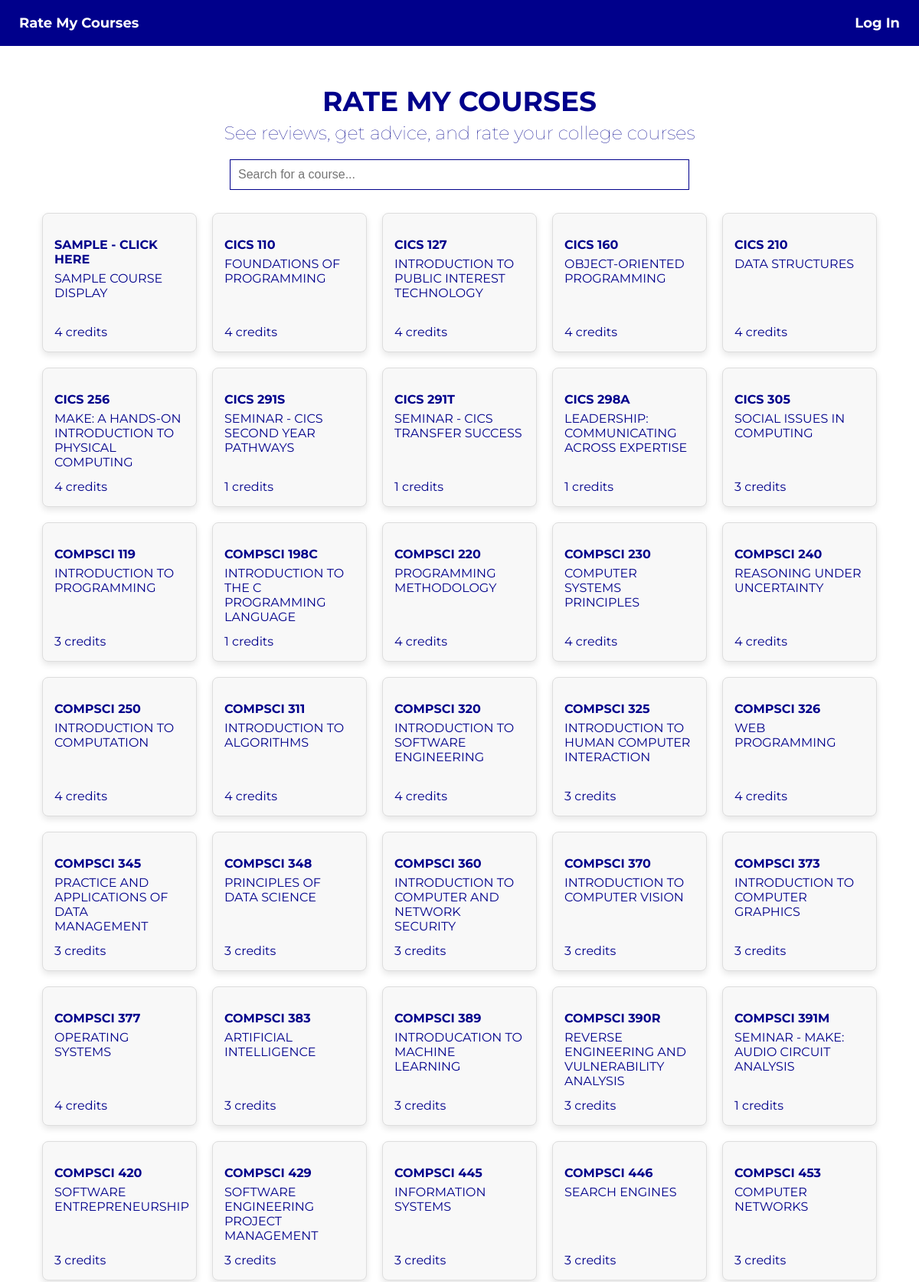
The page / (upper part) on the database its author committed.
### main/models.py (models this page shows, shortened)
class Course(models.Model):
    code = models.CharField(max_length=200)
    name = models.CharField(max_length=300,unique=True)
    description = models.TextField()
    credit = models.CharField(max_length=200)

### main/views.py (the view)
# urls.py: path('',views.home),
def home(request):
    courses = Course.objects.all()
    return render(request,'home.html',{"courses":courses})

### main/templates/home.html (shortened to what this page needs)
{% extends 'base.html' %}
{% block content %}
<h1 style="text-align:center; font-size: 36px; margin-top: 20px; margin-bottom: 5px;"> RATE MY COURSES </h1>
<h2 style="text-align:center; font-size: 24px; margin-top: 0px; margin-bottom: 20px; font-weight: lighter;"> See reviews, get advice, and rate your college courses </h2>
<input type="text" id="courseSearch" placeholder="Search for a course..." oninput="filterCourses()">
<div id="courseCards">
    {% for course in courses %}
    <div class="courseCard" data-code='{{ course.code }}' data-name='{{ course.name }}' data-credit='{{ course.credit }}'>
        <a href="course/{{ course.code }}">
            <p class="courseCode">{{ course.code }}</p>
            <p class="courseName">{{ course.name }}</p>
            <p class="courseCredit">{{ course.credit }} credits </p>
        </a>
    </div>
    {% endfor %}
</div>
{% endblock %}

### main/templates/base.html (shortened to what this page needs)
<!DOCTYPE html>
{% load static %}
<html>
  <head>
  </head>
  <body>
    <nav>
      {% if user.is_authenticated %}
      <div id="left-side">
        <a href="/"> Rate My Courses </a>
      </div>
      <div id="right-side">
        <a href="/logout"> Log Out </a>
      </div>
      {% else %}
      <div id="left-side">
        <a href="/"> Rate My Courses </a>
      </div>
      <div id="right-side">
        <a href="/login"> Log In </a>
      </div>
      {% endif %}
    </nav>
    <div id="content" name="content">{% block content %} {% endblock %}</div>
  </body>
</html>

### main/templates/base.html (style rules this page uses)
body { margin: 0; font-family: "Montserrat", sans-serif; color: rgb(0, 0, 139); }
nav { background-color: rgb(0, 0, 139); overflow: hidden; height: 60px; }
#left-side, #right-side { float: left; color: white; text-align: center; display: flex; align-items: center; padding: 0 25px; height: 100%; font-family: "Montserrat", sans-serif; font-size: 18px; font-weight: bold; }
#right-side { float: right; }
#left-side a, #right-side a { text-decoration: none; color: inherit; }
#content { margin-top: 50px; }

### main/templates/home.html (style rules this page uses)
#courseSearch { display: block; margin: 20px auto; padding: 10px; font-size: 16px; width: 50%; box-sizing: border-box; color: rgb(0, 0, 139); border: 1px solid rgb(0, 0, 139); }
#courseCards { display: flex; flex-wrap: wrap; justify-content: center; align-items: center; margin: 20px auto; }
.courseCard { position: relative; border: 1px solid #ddd; border-radius: 8px; margin: 10px; padding: 15px; width: 170px; height: 150px; text-align: left; background-color: #f8f8f8; box-shadow: 0 4px 8px rgba(0, 0, 0, 0.1); transition: box-shadow 0.3s ease-in-out; cursor: pointer; }
.courseCard a { text-decoration: none; color: inherit; }
.courseCode { font-weight: bold; margin-bottom: -10px; }
.courseName { margin-bottom: 5px; }
.courseCredit { position: absolute; bottom: 0px; }

### rows shown on the page
Course: code "SAMPLE - CLICK HERE", name "SAMPLE COURSE DISPLAY", credit "4"
Course: code "CICS 110", name "FOUNDATIONS OF PROGRAMMING", credit "4"
Course: code "CICS 127", name "INTRODUCTION TO PUBLIC INTEREST TECHNOLOGY", credit "4"
Course: code "CICS 160", name "OBJECT-ORIENTED PROGRAMMING", credit "4"
Course: code "CICS 210", name "DATA STRUCTURES", credit "4"
Course: code "CICS 256", name "MAKE: A HANDS-ON INTRODUCTION TO PHYSICAL COMPUTING", credit "4"
Course: code "CICS 291S", name "SEMINAR - CICS SECOND YEAR PATHWAYS", credit "1"
Course: code "CICS 291T", name "SEMINAR - CICS TRANSFER SUCCESS", credit "1"
Course: code "CICS 298A", name "LEADERSHIP: COMMUNICATING ACROSS EXPERTISE", credit "1"
Course: code "CICS 305", name "SOCIAL ISSUES IN COMPUTING", credit "3"
Course: code "COMPSCI 119", name "INTRODUCTION TO PROGRAMMING", credit "3"
Course: code "COMPSCI 198C", name "INTRODUCTION TO THE C PROGRAMMING LANGUAGE", credit "1"
Course: code "COMPSCI 220", name "PROGRAMMING METHODOLOGY", credit "4"
Course: code "COMPSCI 230", name "COMPUTER SYSTEMS PRINCIPLES", credit "4"
Course: code "COMPSCI 240", name "REASONING UNDER UNCERTAINTY", credit "4"
Course: code "COMPSCI 250", name "INTRODUCTION TO COMPUTATION", credit "4"
Course: code "COMPSCI 311", name "INTRODUCTION TO ALGORITHMS", credit "4"
Course: code "COMPSCI 320", name "INTRODUCTION TO SOFTWARE ENGINEERING", credit "4"
Course: code "COMPSCI 325", name "INTRODUCTION TO HUMAN COMPUTER INTERACTION", credit "3"
Course: code "COMPSCI 326", name "WEB PROGRAMMING", credit "4"
Course: code "COMPSCI 345", name "PRACTICE AND APPLICATIONS OF DATA MANAGEMENT", credit "3"
Course: code "COMPSCI 348", name "PRINCIPLES OF DATA SCIENCE", credit "3"
Course: code "COMPSCI 360", name "INTRODUCTION TO COMPUTER AND NETWORK SECURITY", credit "3"
Course: code "COMPSCI 370", name "INTRODUCTION TO COMPUTER VISION", credit "3"
Course: code "COMPSCI 373", name "INTRODUCTION TO COMPUTER GRAPHICS", credit "3"
Course: code "COMPSCI 377", name "OPERATING SYSTEMS", credit "4"
Course: code "COMPSCI 383", name "ARTIFICIAL INTELLIGENCE", credit "3"
Course: code "COMPSCI 389", name "INTRODUCATION TO MACHINE LEARNING", credit "3"
Course: code "COMPSCI 390R", name "REVERSE ENGINEERING AND VULNERABILITY ANALYSIS", credit "3"
Course: code "COMPSCI 391M", name "SEMINAR - MAKE: AUDIO CIRCUIT ANALYSIS", credit "1"
Course: code "COMPSCI 420", name "SOFTWARE ENTREPRENEURSHIP", credit "3"
Course: code "COMPSCI 429", name "SOFTWARE ENGINEERING PROJECT MANAGEMENT", credit "3"
Course: code "COMPSCI 445", name "INFORMATION SYSTEMS", credit "3"
Course: code "COMPSCI 446", name "SEARCH ENGINES", credit "3"
Course: code "COMPSCI 453", name "COMPUTER NETWORKS", credit "3"
